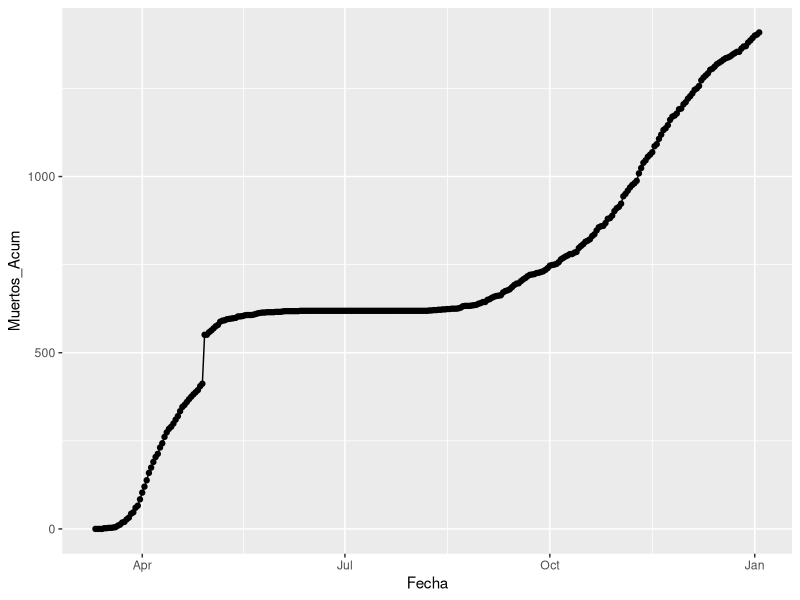
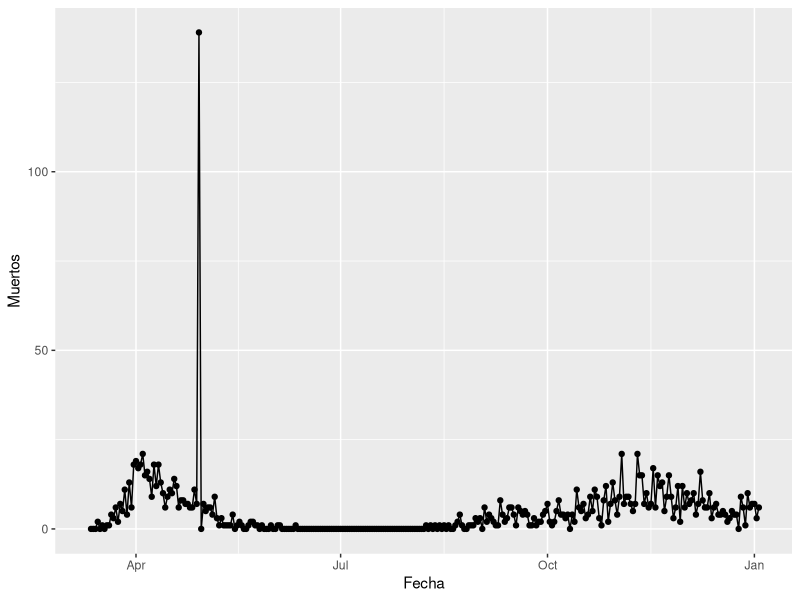
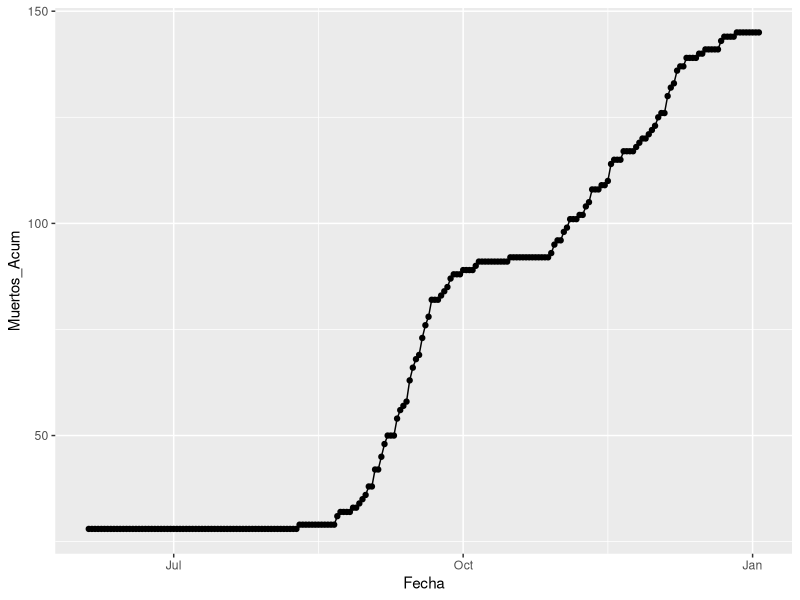
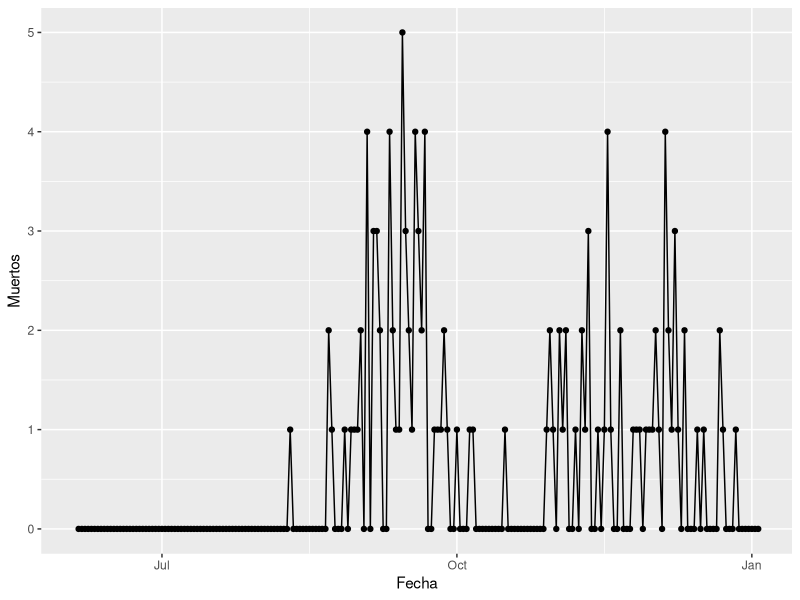
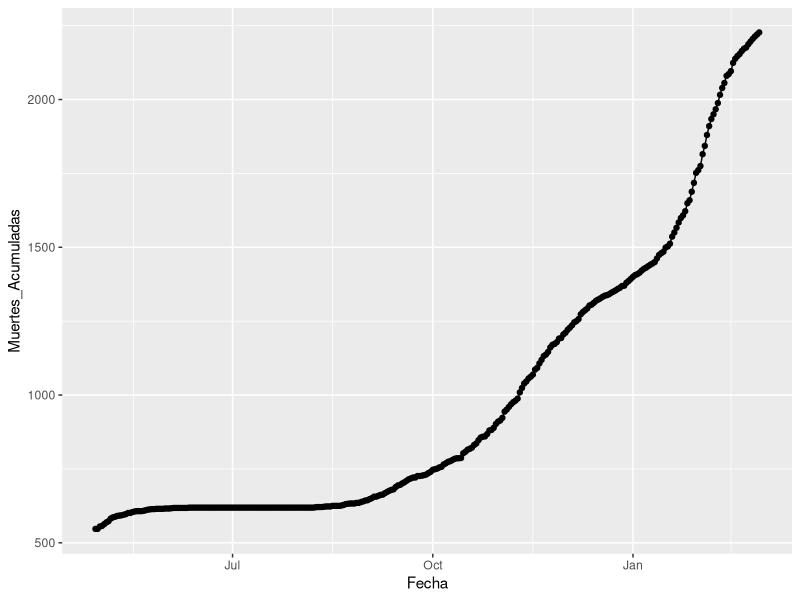
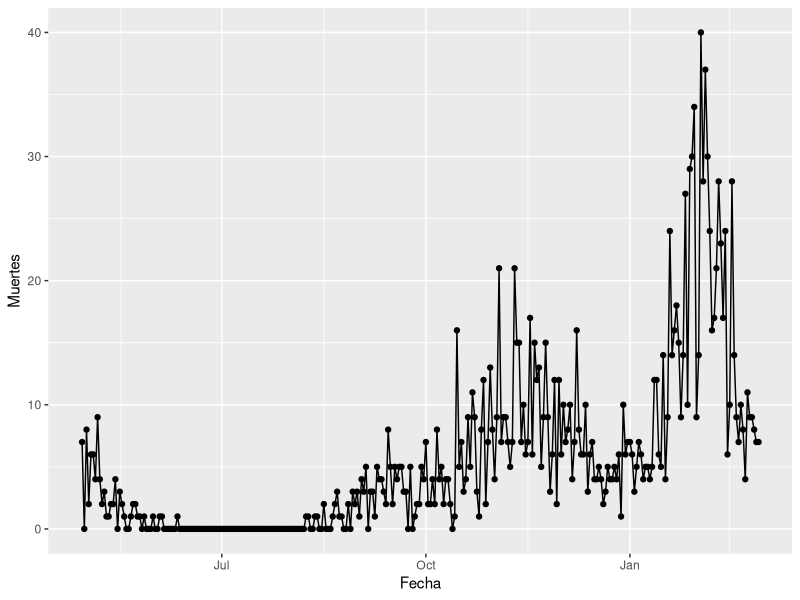

Here is the R script that generated these plots, in order:
library(tidyverse)
Galicia <- read_csv("data/galicia.csv")
Lugo <- read_csv("data/lugo.csv")
Galicia_own<-read_csv("gal.csv")

#Transformaciones en Lugo

Aux_Lugo<-Lugo%>%select(Fecha,Muertos_Acum=Lugo.fallecidos.acum)%>%filter(!is.na(Muertos_Acum))%>%mutate(Muertos=Muertos_Acum-lag(Muertos_Acum))

l2<-Aux_Lugo%>%ggplot(aes(Fecha,Muertos_Acum))+geom_point()+geom_line()
l3<-Aux_Lugo%>%ggplot(aes(Fecha,Muertos))+geom_point()+geom_line()

#Transformaciones en Galicia

Aux_Gal<-Galicia%>%select(Fecha,Muertos_Acum=Galicia.fallecidos.acum)%>%filter(!is.na(Muertos_Acum))%>%mutate(Muertos=Muertos_Acum-lag(Muertos_Acum))

g2<-Aux_Gal%>%ggplot(aes(Fecha,Muertos_Acum))+geom_point()+geom_line()
g3<-Aux_Gal%>%ggplot(aes(Fecha,Muertos))+geom_point()+geom_line()

#Transformaciones en Galicia (fuente de datos propia)

o2<-Galicia_own%>%ggplot(aes(Fecha,Muertes_Acumuladas))+geom_point()+geom_line()
o3<-Galicia_own%>%ggplot(aes(Fecha,Muertes))+geom_point()+geom_line()